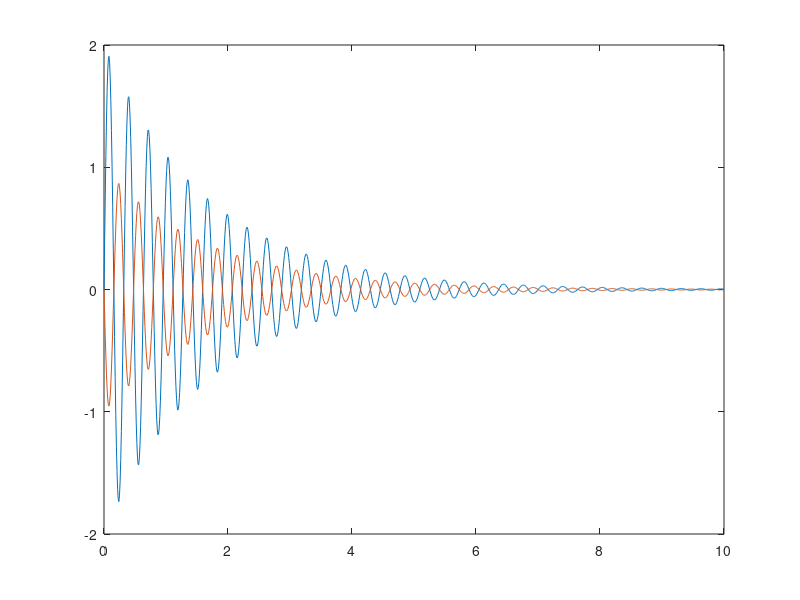

Write the MATLAB code that produced this figure. (Note: this script raises an error after producing the figure.)
Fs = 100;
T = 10;
f1 = pi;
f2 = 3.16;


t = 0:(1/Fs):T;
x = sin(2*pi*f1*t) .* exp(-0.03*2*pi*f1*t);
x = [2; -1] * x;
% x = x + [0.5; -0.5] * sin(2*pi*f2*t+2) .* exp(-0.03*2*pi*f2*t);

figure;
plt = plot(t, x);

fmin = 1;
fmax = 10;
Q = 10;
WaveletMenu('WaveletPlot', plt, 'fmin', fmin, 'fmax', fmax, 'Q', Q);